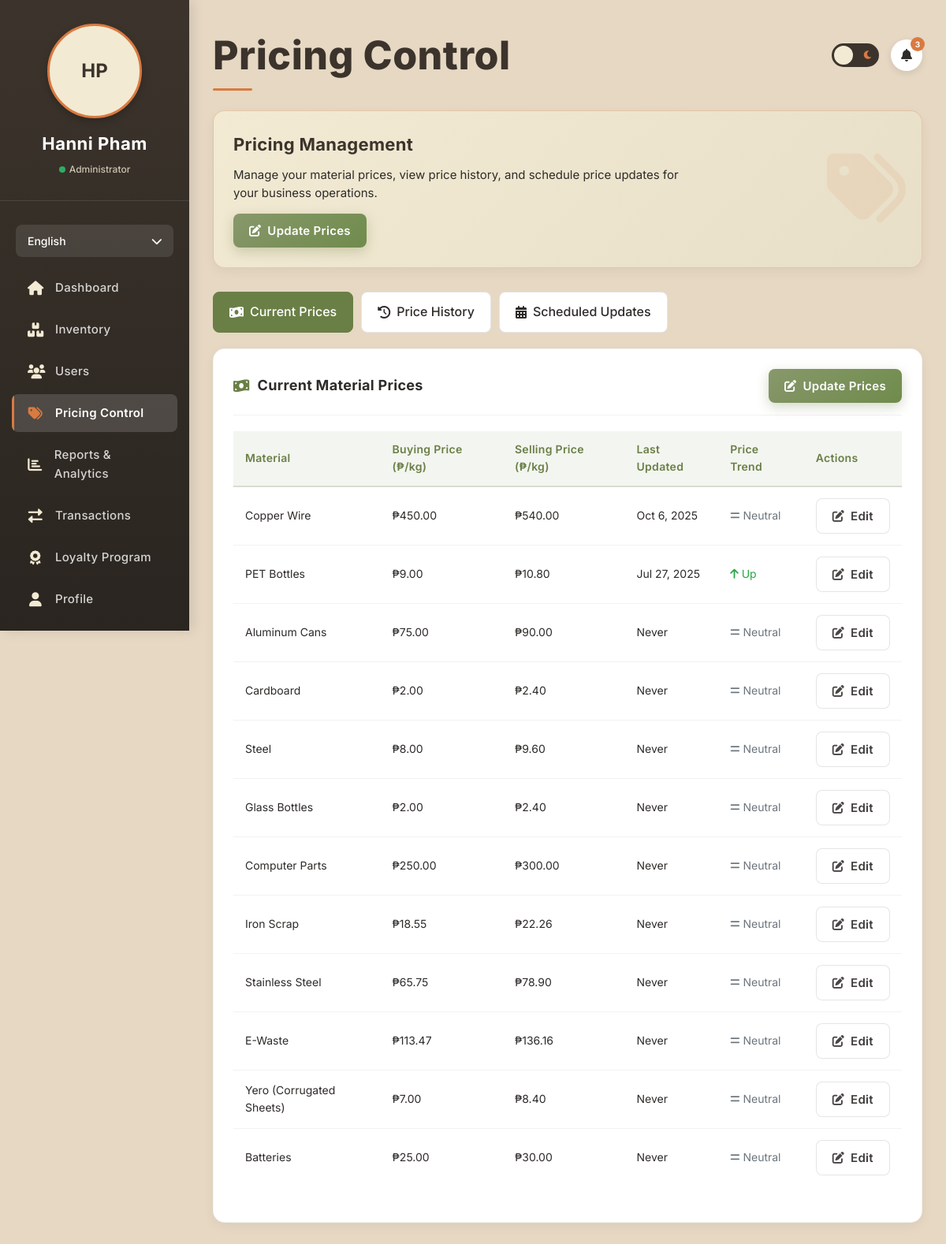
Screenshot of /admin/pricing.php (signed in) with the database file from the repository.
### tables this page shows
CREATE TABLE `users` (
  `id` int(11) NOT NULL AUTO_INCREMENT,
  `first_name` varchar(50) NOT NULL,
  `last_name` varchar(50) NOT NULL,
  `username` varchar(50) DEFAULT NULL,
  `email` varchar(100) NOT NULL,
  `phone` varchar(20) NOT NULL,
  `address` text NOT NULL,
  `profile_image` varchar(255) DEFAULT NULL,
  `password_hash` varchar(255) NOT NULL,
  `user_type` enum('individual','business','collector') NOT NULL,
  `agreed_terms` tinyint(1) DEFAULT 0,
  `created_at` timestamp NOT NULL DEFAULT current_timestamp(),
  `loyalty_points` int(11) DEFAULT 0,
  `loyalty_tier` enum('bronze','silver','gold','platinum','diamond','ethereal') DEFAULT 'bronze',
  `referral_code` varchar(20) DEFAULT NULL,
  `referred_by` int(11) DEFAULT NULL,
  `is_admin` tinyint(1) DEFAULT 0,
  `last_login` datetime DEFAULT NULL,
  `is_verified` tinyint(1) DEFAULT 0,
  `verification_token` varchar(255) DEFAULT NULL,
  `token_expires_at` datetime DEFAULT NULL,
  `reset_token` varchar(64) DEFAULT NULL,
  `reset_token_expires` datetime DEFAULT NULL,
  `facebook_id` varchar(255) DEFAULT NULL,
  `api_key` varchar(64) DEFAULT NULL,
  `two_factor_auth` tinyint(1) DEFAULT 0,
  `two_factor_secret` varchar(32) DEFAULT NULL,
  PRIMARY KEY (`id`),
  UNIQUE KEY `email` (`email`),
  UNIQUE KEY `username_UNIQUE` (`username`),
  UNIQUE KEY `referral_code_UNIQUE` (`referral_code`),
  UNIQUE KEY `uniq_api_key` (`api_key`),
  KEY `idx_api_key` (`api_key`)
);

CREATE TABLE `materials` (
  `id` int(11) NOT NULL AUTO_INCREMENT,
  `material_option` enum('Copper Wire','PET Bottles','Aluminum Cans','Cardboard','Steel','Glass Bottles','Computer Parts','Iron Scrap','Stainless Steel','E-Waste','Yero (Corrugated Sheets)','Batteries') DEFAULT NULL,
  `unit_price` decimal(10,2) NOT NULL,
  `trend_change` decimal(10,2) DEFAULT 0.00,
  `trend_direction` enum('up','down','equal') DEFAULT 'equal',
  `category_id` int(11) DEFAULT NULL,
  `status` enum('active','inactive') DEFAULT 'active',
  `is_featured` tinyint(1) DEFAULT 0,
  `is_recyclable` tinyint(1) DEFAULT 1,
  `weight_unit` enum('kg','g','lbs') DEFAULT 'kg',
  `created_at` timestamp NOT NULL DEFAULT current_timestamp(),
  `updated_at` timestamp NOT NULL DEFAULT current_timestamp() ON UPDATE current_timestamp(),
  PRIMARY KEY (`id`),
  UNIQUE KEY `name` (`material_option`),
  UNIQUE KEY `material_option` (`material_option`),
  UNIQUE KEY `material_option_2` (`material_option`),
  UNIQUE KEY `material_option_3` (`material_option`),
  UNIQUE KEY `material_option_4` (`material_option`),
  KEY `fk_materials_category` (`category_id`),
  CONSTRAINT `fk_materials_category` FOREIGN KEY (`category_id`) REFERENCES `item_categories` (`id`) ON DELETE SET NULL
);

CREATE TABLE `price_history` (
  `id` int(11) NOT NULL AUTO_INCREMENT,
  `material_id` int(11) NOT NULL,
  `old_price` decimal(10,2) NOT NULL,
  `new_price` decimal(10,2) NOT NULL,
  `change_date` timestamp NOT NULL DEFAULT current_timestamp(),
  `changed_by` int(11) NOT NULL,
  `reason` text DEFAULT NULL,
  PRIMARY KEY (`id`),
  KEY `fk_price_material` (`material_id`),
  KEY `fk_price_changed_by` (`changed_by`)
);

### admin/pricing.php (the view, shortened to what this page needs)
<?php
require_once 'db_connection.php';
$user_id = $_SESSION['user_id'];
try {
    $stmt = $conn->prepare("SELECT first_name, last_name, email, profile_image, is_admin FROM users WHERE id = ?");
    $stmt->execute([$user_id]);
    $user = $stmt->fetch(PDO::FETCH_ASSOC);
} catch(PDOException $e) {
    error_log("User query failed: " . $e->getMessage());
    die("Error loading user data.");
}
$admin_name = $user['first_name'] . ' ' . $user['last_name'];
$admin_initials = strtoupper(substr($user['first_name'], 0, 1) . substr($user['last_name'], 0, 1));
$language = 'en';
$t = $translations[$language];
$current_tab = isset($_GET['tab']) ? sanitizeInput($_GET['tab']) : 'prices';
try {
    $materials = $conn->query("SELECT * FROM materials WHERE status = 'active' ORDER BY material_option")->fetchAll(PDO::FETCH_ASSOC);
} catch(PDOException $e) {
    error_log("Materials query failed: " . $e->getMessage());
    $materials = [];
}
?>
<!DOCTYPE html>
<html lang="en">
<head>
    <link rel="stylesheet" href="https://cdnjs.cloudflare.com/ajax/libs/font-awesome/6.0.0-beta3/css/all.min.css">
</head>
<body>
    <div class="sidebar" id="sidebar">
        <div class="sidebar-header">
            <div class="user-avatar">
                <?php if (!empty($user['profile_image']) && file_exists($user['profile_image'])): ?>
                    <img src="<?php echo htmlspecialchars($user['profile_image']); ?>" alt="Profile">
                <?php else: ?>
                    <?php echo $admin_initials; ?>
                <?php endif; ?>
            </div>
            <div class="user-name"><?php echo htmlspecialchars($admin_name); ?></div>
            <div class="user-status">
                <span class="status-indicator"></span>
                <span><?php echo $t['administrator']; ?></span>
            </div>
        </div>
        <div class="language-switcher">
            <button class="language-btn">
                <span><?php echo $language === 'en' ? 'English' : 'Filipino'; ?></span>
                <i class="fas fa-chevron-down"></i>
            </button>
        </div>
        <ul class="nav-menu">
            <li><a href="index.php"><i class="fas fa-home"></i> <?php echo $t['dashboard']; ?></a></li>
            <li><a href="inventory.php"><i class="fas fa-boxes"></i> <?php echo $t['inventory']; ?></a></li>
            <li><a href="users.php"><i class="fas fa-users"></i> <?php echo $t['users']; ?></a></li>
            <li><a href="pricing.php" class="active"><i class="fas fa-tags"></i> <?php echo $t['pricing_control']; ?></a></li>
            <li><a href="reports.php"><i class="fas fa-chart-bar"></i> <?php echo $t['reports_analytics']; ?></a></li>
            <li><a href="transactions.php"><i class="fas fa-exchange-alt"></i> <?php echo $t['transactions']; ?></a></li>
             <li><a href="loyalty.php" ><i class="fas fa-award"></i> <?php echo $t['loyalty_program']; ?></a></li>
            <li><a href="profile.php"><i class="fas fa-user"></i> <?php echo $t['profile']; ?></a></li>
    </div>
    <div class="main-content">
        <div class="header">
            <h1 class="page-title"><?php echo $t['pricing_control']; ?></h1>
            <div class="header-controls">
                <button class="dark-mode-toggle" id="darkModeToggle">
                    <i class="fas fa-moon moon"></i>
                </button>
                <div class="notification-bell">
                    <i class="fas fa-bell"></i>
                    <span class="notification-badge">3</span>
                </div>
            </div>
        </div>
        <div class="welcome-banner">
            <div class="welcome-content">
                <h2><?php echo $t['pricing_management']; ?></h2>
                <p><?php echo $t['welcome_message']; ?></p>
                <button class="btn btn-primary" onclick="openUpdatePricesModal()">
                    <i class="fas fa-edit"></i> <?php echo $t['update_prices']; ?>
                </button>
            </div>
            <div class="welcome-icon">
                <i class="fas fa-tags"></i>
            </div>
        </div>
        <div class="pricing-tabs">
            <a href="pricing.php?tab=prices" class="pricing-tab <?php echo $current_tab === 'prices' ? 'active' : ''; ?>">
                <i class="fas fa-money-bill-wave"></i> <?php echo $t['current_prices']; ?>
            </a>
            <a href="pricing.php?tab=history" class="pricing-tab <?php echo $current_tab === 'history' ? 'active' : ''; ?>">
                <i class="fas fa-history"></i> <?php echo $t['price_history']; ?>
            </a>
            <a href="pricing.php?tab=scheduled" class="pricing-tab <?php echo $current_tab === 'scheduled' ? 'active' : ''; ?>">
                <i class="fas fa-calendar-alt"></i> <?php echo $t['scheduled_updates']; ?>
            </a>
        </div>
        <?php if ($current_tab === 'prices'): ?>
            <div class="dashboard-card">
                <div class="card-header">
                    <h3 class="card-title"><i class="fas fa-money-bill-wave"></i> <?php echo $t['current_material_prices']; ?></h3>
                    <div class="card-actions">
                        <button class="btn btn-primary" onclick="openUpdatePricesModal()">
                            <i class="fas fa-edit"></i> <?php echo $t['update_prices']; ?>
                        </button>
                    </div>
                </div>
                <div class="table-responsive">
                    <table>
                        <thead>
                            <tr>
                                <th><?php echo $t['material']; ?></th>
                                <th><?php echo $t['buying_price']; ?> (₱/kg)</th>
                                <th><?php echo $t['selling_price']; ?> (₱/kg)</th>
                                <th><?php echo $t['last_updated']; ?></th>
                                <th><?php echo $t['price_trend']; ?></th>
                                <th><?php echo $t['actions']; ?></th>
                            </tr>
                        </thead>
                        <tbody>
                            <?php if (!empty($materials)): ?>
                                <?php foreach ($materials as $material):
                                    $stmt = $conn->prepare("SELECT * FROM price_history WHERE material_id = ? ORDER BY change_date DESC LIMIT 1");
                                    $stmt->execute([$material['id']]);
                                    $last_change = $stmt->fetch(PDO::FETCH_ASSOC);
                                    $trend = 'neutral';
                                    $trend_icon = 'fa-equals';
                                    $trend_class = 'price-neutral';
                                    if ($last_change) {
                                        if ($last_change['new_price'] > $last_change['old_price']) {
                                            $trend = 'up';
                                            $trend_icon = 'fa-arrow-up';
                                            $trend_class = 'price-up';
                                        } elseif ($last_change['new_price'] < $last_change['old_price']) {
                                            $trend = 'down';
                                            $trend_icon = 'fa-arrow-down';
                                            $trend_class = 'price-down';
                                        }
                                    }
                                ?>
                                    <tr>
                                        <td><?php echo htmlspecialchars($material['material_option']); ?></td>
                                        <td>₱<?php echo number_format($material['unit_price'], 2); ?></td>
                                        <td>₱<?php echo number_format($material['unit_price'] * 1.2, 2); ?></td>
                                        <td>
                                            <?php if ($last_change): ?>
                                                <?php echo date('M j, Y', strtotime($last_change['change_date'])); ?>
                                            <?php else: ?>
                                                Never
                                            <?php endif; ?>
                                        </td>
                                        <td>
                                            <span class="price-change <?php echo $trend_class; ?>">
                                                <i class="fas <?php echo $trend_icon; ?>"></i>
                                                <?php echo ucfirst($trend); ?>
                                            </span>
                                        </td>
                                        <td>
                                            <button class="btn btn-secondary" onclick="openUpdateSinglePriceModal(<?php echo $material['id']; ?>, '<?php echo htmlspecialchars($material['material_option']); ?>', <?php echo $material['unit_price']; ?>)">
                                                <i class="fas fa-edit"></i> <?php echo $t['edit']; ?>
                                            </button>
                                        </td>
                                    </tr>
                                <?php endforeach; ?>
                            <?php endif; ?>
                        </tbody>
                    </table>
                </div>
            </div>
        <?php endif; ?>
    </div>
</body>
</html>

### rows the page displays
users: admin_initials "HP", admin_name "Hanni Pham"
materials: material_option "Copper Wire", unit_price "450.00", $material['unit_price']*1.2 "540.00", price_history.change_date "Oct 6, 2025", trend "Neutral"
materials: material_option "PET Bottles", unit_price "9.00", $material['unit_price']*1.2 "10.80", price_history.change_date "Jul 27, 2025", price_history.new_price+old_price "Up"
materials: material_option "Aluminum Cans", unit_price "75.00", $material['unit_price']*1.2 "90.00", shows "Never", trend "Neutral"
materials: material_option "Cardboard", unit_price "2.00", $material['unit_price']*1.2 "2.40", shows "Never", trend "Neutral"
materials: material_option "Steel", unit_price "8.00", $material['unit_price']*1.2 "9.60", shows "Never", trend "Neutral"
materials: material_option "Glass Bottles", unit_price "2.00", $material['unit_price']*1.2 "2.40", shows "Never", trend "Neutral"
materials: material_option "Computer Parts", unit_price "250.00", $material['unit_price']*1.2 "300.00", shows "Never", trend "Neutral"
materials: material_option "Iron Scrap", unit_price "18.55", $material['unit_price']*1.2 "22.26", shows "Never", trend "Neutral"
materials: material_option "Stainless Steel", unit_price "65.75", $material['unit_price']*1.2 "78.90", shows "Never", trend "Neutral"
materials: material_option "E-Waste", unit_price "113.47", $material['unit_price']*1.2 "136.16", shows "Never", trend "Neutral"
materials: material_option "Yero (Corrugated Sheets)", unit_price "7.00", $material['unit_price']*1.2 "8.40", shows "Never", trend "Neutral"
materials: material_option "Batteries", unit_price "25.00", $material['unit_price']*1.2 "30.00", shows "Never", trend "Neutral"

### other values shown
$t['administrator'] "Administrator"
$t['dashboard'] "Dashboard"
$t['inventory'] "Inventory"
$t['users'] "Users"
$t['pricing_control'] "Pricing Control"
$t['reports_analytics'] "Reports & Analytics"
$t['transactions'] "Transactions"
$t['loyalty_program'] "Loyalty Program"
$t['profile'] "Profile"
$t['pricing_management'] "Pricing Management"
$t['welcome_message'] "Manage your material prices, view price history, and schedule price updates for your business operations."
$t['update_prices'] "Update Prices"
$t['current_prices'] "Current Prices"
$t['price_history'] "Price History"
$t['scheduled_updates'] "Scheduled Updates"
